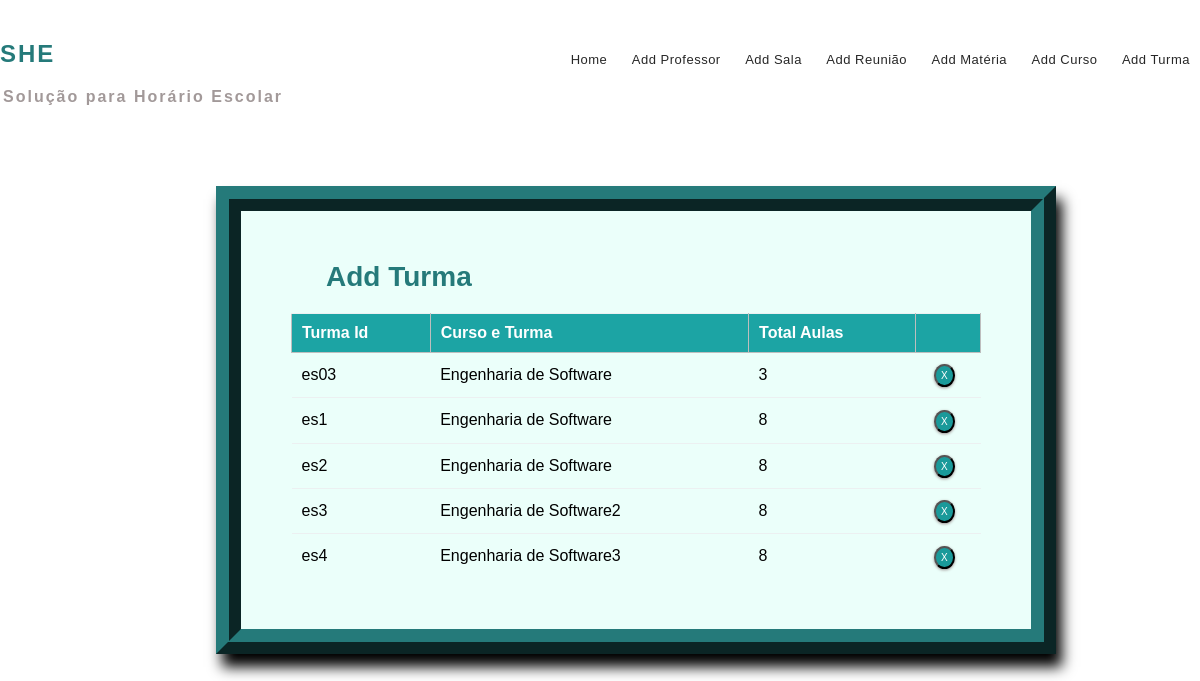
/section_list/, run on the app's committed database.
### mm1/models.py (models this page shows, shortened)
class Section(models.Model):
    section_id = models.CharField(max_length=25, primary_key=True)
    department = models.ForeignKey(Department, on_delete=models.CASCADE)
    num_class_in_week = models.IntegerField(default=0)
    course = models.ForeignKey(Course, on_delete=models.CASCADE, blank=True, null=True)
    meeting_time = models.ForeignKey(MeetingTime, on_delete=models.CASCADE, blank=True, null=True)
    room = models.ForeignKey(Room,on_delete=models.CASCADE, blank=True, null=True)
    instructor = models.ForeignKey(Instructor, on_delete=models.CASCADE, blank=True, null=True)

class Department(models.Model):
    dept_name = models.CharField(max_length=50)
    courses = models.ManyToManyField(Course)
    def __str__(self):
        return self.dept_name

### mm1/views.py (the view)
# urls.py: path('section_list/', views.section_list, name='editsection'),
def section_list(request):
    context = {
        'sections': Section.objects.all()
    }
    return render(request, 'seclist.html', context)

### templates/seclist.html (shortened to what this page needs)
{% extends 'base.html' %}
{% block content %}
{% load static %}
<fieldset class="fieldset">
    <a href="{% url 'addsection'%}"><h1 class="tablink" onclick="openPage('new')" id="defaultOpen">Add Turma</h1></a>
    <div class="tabcontent" id="edit">
        <table class="table1">
            <thead>
            <tr class="table-headers">
            <th>Turma Id</th>
            <th>Curso e Turma</th>
            <th>Total Aulas</th>
            <th  class="empty"></th>
            </tr>
            </thead>
            <tbody>
            {% for sec in sections %}
            <tr>
             <td>{{sec.section_id}}</td>
             <td>{{sec.department}}</td>
             <td>{{sec.num_class_in_week }}</td>
             <td class="empty">
                <form action="{% url 'deletesection' sec.section_id %}" method="post">
                        <input type="submit" value="X" class="cross">
                </form>
             </td>
             </tr>
            {% endfor %}
            </tbody>
        </table>
    </div>
</fieldset>
{% endblock %}

### static/CSS/style.css (style rules this page uses)
* { margin: 0; padding: 0; box-sizing: border-box; font-family: sans-serif; }
html { scroll-behavior: smooth; }
a { text-decoration:none; }
form { margin-top: 3%; margin-left: 18%; margin-right: 12%; }
fieldset h1 { color: #257a7a; padding-bottom: 20px; margin-left: 35px; display: inline-block; cursor: pointer; font-size: 28px; }
fieldset input { padding:8px; color: #938c8c }
.table2 td, th { border: 1px solid rgb(190,190,190); padding: 10px 20px; }
.table1 { width: 100%; border-collapse: collapse; text-align: left; overflow: hidden; }
.table1 td, th { border-top: 1px solid #ECF0F1; padding: 10px; }
.table1 th { background-color: #1ca4a4; color: #fff; }
.cross { border-radius: 50%; font-size:10px; box-shadow: 0px 1px 3px 0px #9e9292; padding: 4px 5px; color: #fff; background-color: #1a9a9a; cursor: pointer; }
.fieldset { margin-top: 3%; margin-left: 18%; margin-right: 12%; padding: 50px; border-width: 25px; border-style: ridge; border-color: #257a7a; box-shadow: 6px 13px 13px 0px black; background-color: #ebfffa; }

### data on the page
Section: section_id "es03", department "Engenharia de Software", num_class_in_week "3"
Section: section_id "es1", department "Engenharia de Software", num_class_in_week "8"
Section: section_id "es2", department "Engenharia de Software", num_class_in_week "8"
Section: section_id "es3", department "Engenharia de Software2", num_class_in_week "8"
Section: section_id "es4", department "Engenharia de Software3", num_class_in_week "8"
